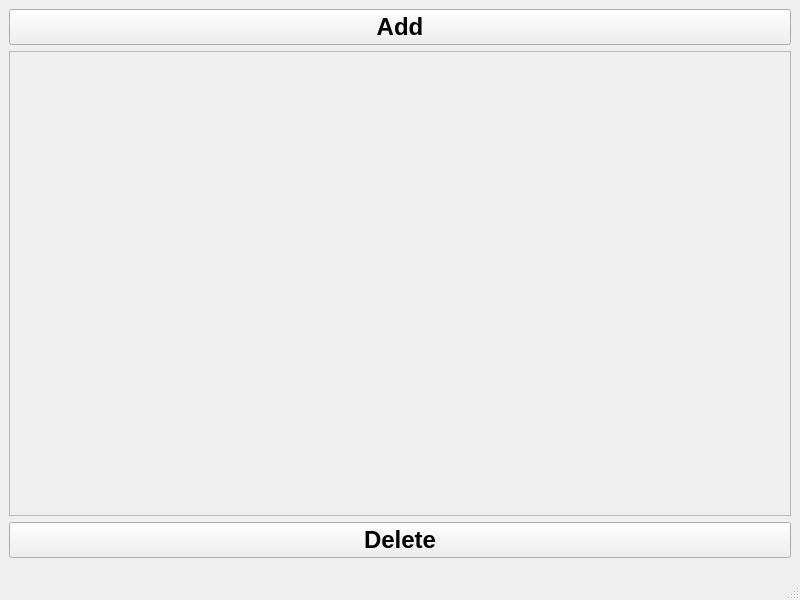
<?xml version="1.0" encoding="UTF-8"?>
<ui version="4.0">
 <class>MainWindow</class>
 <widget class="QMainWindow" name="MainWindow">
  <property name="geometry">
   <rect>
    <x>0</x>
    <y>0</y>
    <width>800</width>
    <height>600</height>
   </rect>
  </property>
  <property name="font">
   <font>
    <pointsize>18</pointsize>
    <weight>75</weight>
    <bold>true</bold>
   </font>
  </property>
  <property name="windowTitle">
   <string>LayoutsProg</string>
  </property>
  <widget class="QWidget" name="centralwidget">
   <layout class="QVBoxLayout" name="verticalLayout">
    <item>
     <widget class="QPushButton" name="pushButton">
      <property name="text">
       <string>Add</string>
      </property>
     </widget>
    </item>
    <item>
     <widget class="QScrollArea" name="scrollArea">
      <property name="widgetResizable">
       <bool>true</bool>
      </property>
      <widget class="QWidget" name="scrollAreaWidgetContents">
       <property name="geometry">
        <rect>
         <x>0</x>
         <y>0</y>
         <width>780</width>
         <height>419</height>
        </rect>
       </property>
       <layout class="QHBoxLayout" name="horizontalLayout">
        <item>
         <layout class="QVBoxLayout" name="coordwidget_layout"/>
        </item>
       </layout>
      </widget>
     </widget>
    </item>
    <item>
     <widget class="QPushButton" name="pushButton_2">
      <property name="text">
       <string>Delete</string>
      </property>
     </widget>
    </item>
   </layout>
  </widget>
  <widget class="QMenuBar" name="menubar">
   <property name="geometry">
    <rect>
     <x>0</x>
     <y>0</y>
     <width>800</width>
     <height>38</height>
    </rect>
   </property>
  </widget>
  <widget class="QStatusBar" name="statusbar"/>
 </widget>
 <resources/>
 <connections/>
</ui>
